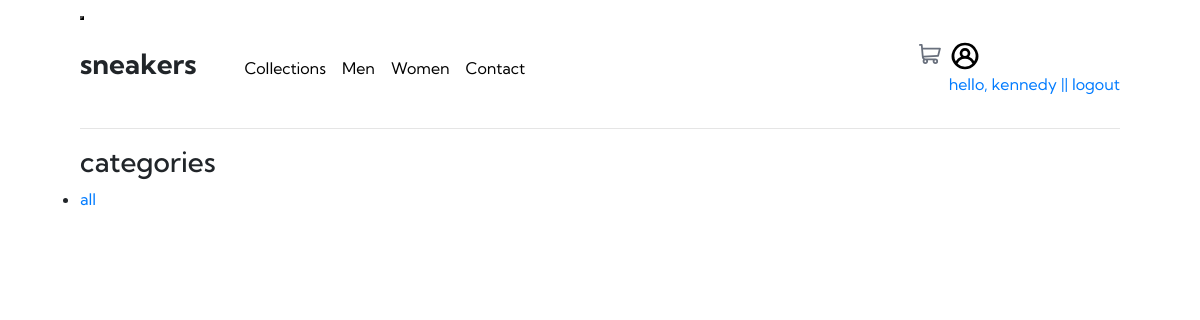
The page /home/ (signed in) on the database as committed earlier.
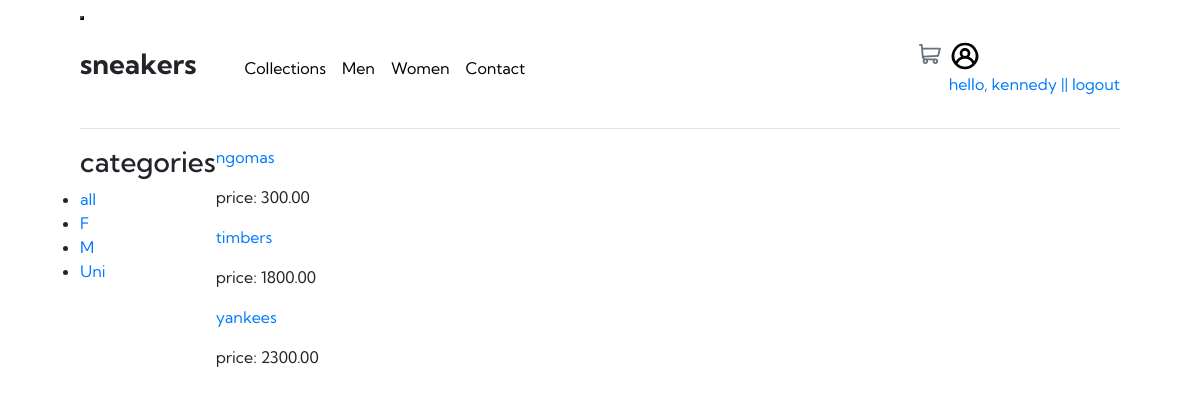
The same page on the database as committed later.
### app/models.py (models this page shows, shortened)
class User(AbstractUser):
    name= models.CharField(max_length=200, null=True)
    email = models.EmailField(null=True, unique=True)
    bio = models.TextField(null=True)
    avatar = models.ImageField(null=True, default='profile.svg')
    REQUIRED_FIELDS = []

class Category(models.Model):
    choices = (
    ('M', 'male'),
    ('F', 'female'),
    ('Uni', 'unisex')
    )
    name =  models.CharField(max_length=10, choices=choices, db_index=True)
    slug = models.SlugField(max_length=200, unique=True)
    class Meta:
        ordering = ('name',)
        verbose_name = 'category'
        verbose_name_plural = 'categories'

class Product(models.Model):
    name = models.CharField(max_length=200, db_index=True)
    description = models.TextField(null=True, blank=True)
    price = models.DecimalField(max_digits=10, decimal_places=2, null=True)
    category = models.ForeignKey(Category, related_name='products', on_delete=models.CASCADE)
    updated = models.DateTimeField(auto_now=True)
    created = models.DateTimeField(auto_now_add=True)
    slug = models.SlugField(max_length=200, db_index=True)
    class Meta:
        ordering = ('name',)
        index_together = ( ('id', 'slug'),)

### app/views.py (the view)
# urls.py: path("home/", views.home, name='home'),
def home(request,category_slug=None):
    category = None
    products = Product.objects.all()
    categories = Category.objects.all()
    if category_slug:
        category = get_object_or_404(Category,slug=category_slug)
        products = products.filter(category=category)
    context = {
        'products':products,
        'categories':categories,
    }
    return render(request, 'app/home.html', context )

### app/templates/app/home.html
{% extends 'base.html' %}
{% block content %}
<div class="container home">
    <div class="row">
        <div>
            <h3>categories</h3>
            <ul>
                <li {% if not category %} class="selected" {% endif %}>
                    <a href="{% url 'home' %}">all</a>
                </li>
                {% for c in categories %}
                    <li {% if category.slug == c.slug %} class="selected" {% endif %}>
                        <a href="">{{ c.name }}</a>
                    </li>
                {% endfor %}
            </ul>
        </div>
        <div>
            {% for product in products %}
                <div class="item">
                    <a href="{% url 'product_detail' product.id  product.slug %}"><p>{{ product.name }}</p></a>
                    <p>price: {{ product.price }}</p>
                </div>
            {% endfor %}
        </div>
    </div>
</div>
{% endblock %}

### app/templates/base.html (shortened to what this page needs)
{% load bootstrap4 %}
{% load static %}
<!DOCTYPE html>
<html lang="en">
<head>
    {% block styles %}
        {% bootstrap_css %}
        <link rel="stylesheet" href="{% static 'css/base.css' %}">
    {% endblock %}
</head>
<body>
    {% include 'navbar.html' %}
    {% block content %} {% endblock %}
</body>
</html>

### app/templates/navbar.html (shortened to what this page needs)
{% load static %}
<button class="mobile-nav-toggle" aria-controls="primary-navigation" aria-expanded="false"><span class="sr-only">menu</span></button>
<nav>
    <div class="nav-left">
        <div class="logo-div">
            <h3>sneakers</h3>
        </div>
        <div class="links">
            <ul data-visible='false' id="primary-navigation" class="primary-navigation">
                <li><a href="">Collections</a></li>
                <li><a href="">Men</a></li>
                <li><a href="">Women</a></li>
                <li><a href="">Contact</a></li>
            </ul>
        </div>
    </div>
    <div class="nav-icon-tray">
        <div>
            <a href="" type="button"  data-toggle="modal" data-target="#exampleModal"><img src="{% static 'icons/icon-cart.svg' %}" alt="cart-icon"></a>
        </div>
        <div class="nav-login">
            {% if request.user.is_authenticated %}
                <div>
                    <img src="{{ request.user.avatar.url }}" alt="profil pic">
                </div>
                <a href="{% url 'logout' %}">hello, {{ request.user }} || logout</a>
            {% else %}
                <a href="{% url 'login' %}">login</a>
            {% endif %}
        </div>
    </div>
</nav>
<hr>

### static/css/base.css (style rules this page uses)
* { margin: 0; padding: 0; box-sizing: border-box; --primary-color: hsl(26, 100%, 55%); --pale-primary: hsl(25, 100%, 94%); --dark-blue: hsl(220, 13%, 13%); --dark-grayish-blue: hsl(219, 9%, 45%); --grayish-blue: hsl(220, 14%, 75%); --light-grayish-blue: hsl(223, 64%, 98%); --white: hsl(0, 0%, 100%); --black: hsl(0, 0%, 0%); }
body { overflow-x: hidden; padding: 0 5em; font-family: 'Kumbh Sans', sans-serif; }
nav { display: flex; align-items: center; justify-content: space-between; }
.nav-left { display: flex; }
.nav-icon-tray { display: flex; }
.nav-login { margin-left: .5em; }
.nav-login img { width: 2rem; aspect-ratio: 1; }
.logo-div h3 { font-weight: 700; }
.links { display: flex; align-items: center; padding-left: 3em; }
.primary-navigation { list-style: none; padding: 0; margin: 0; display: flex; }
.primary-navigation li a { margin-right: 1rem; color: var(--black); }
@media (min-width: 375px) { nav { padding: 1em 0; } }

Rows that differ between the two databases and show on the page:
added Category: name "F"
added Category: name "M"
added Category: name "Uni"
added Product: name "ngomas", price "300.00"
added Product: name "timbers", price "1800.00"
added Product: name "yankees", price "2300.00"
